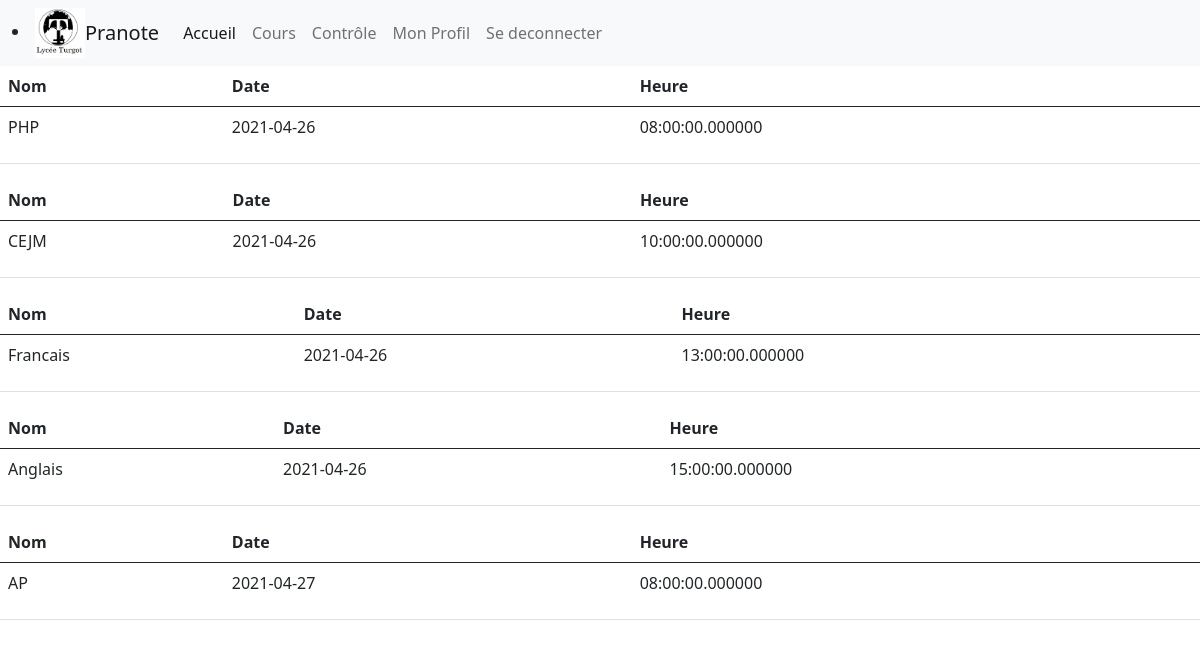
The app's page /Pranote/Controleur/cours.php (signed in) with its own data.
### tables this page shows
CREATE TABLE IF NOT EXISTS `cours` (
`NumCours` int(50) NOT NULL,
  `NomCours` varchar(50) DEFAULT NULL,
  `NUMEN` varchar(50) NOT NULL,
  `DateCours` date NOT NULL,
  `HeureCours` time(6) NOT NULL
);

### Pranote/Modele/dao.eleve.php (called while the page is built, shortened)
<?php
include_once "dao.authentification.inc.php";
class daoeleve{
    public static function getElevesByMailU($email) {
        try {
            $cnx = connexionpdo::connexionPDO();
            $req = $cnx->prepare("select * from eleve where email=:email");
            $req->bindValue(':email', $email, PDO::PARAM_STR);
            $req->execute();
            $resultat = $req->fetch(PDO::FETCH_ASSOC);
        } catch (PDOException $e) {
            print "Erreur !: " . $e->getMessage();
            die();
        }
        return $resultat;
    }
}
?>

### Pranote/Modele/dao.authentification.inc.php (called while the page is built, shortened)
<?php
include_once "dao.eleve.php";
Class daoautentification{
    public static function isLoggedOn() {
        $ret = false;
        if (isset($_SESSION["email"])) {
            $util = daoeleve::getElevesByMailU($_SESSION["email"]);
            if ($util["email"] == $_SESSION["email"] && $util["mdp"] == $_SESSION["mdp"]) {
                $ret = true;
            }
        }
        return $ret;
    }
}

### Pranote/Modele/cours.php (called while the page is built, shortened)
<?php
class cours{
    private $NomCours;
    private $DateCours;
    private $HeureCours;
    public function __construct($unNumcours, $unNomCours, $unNUMEN, $uneDateCours, $uneHeureCours){
        $this->NomCours=$unNomCours;
        $this->DateCours=$uneDateCours;
        $this->HeureCours=$uneHeureCours;
    }
    public function getNomCours(){
        return $this->NomCours;
    }
    public function getDateCours(){
        return $this->DateCours;
    }
    public function getHeureCours(){
        return $this->HeureCours;
    }
}

### Pranote/Modele/dao.cours.php (called while the page is built, shortened)
<?php
include_once 'Cours.php';
class daocours {
    public static function createCours(){
        try {
            $cnx = connexionpdo::connexionPDO();
            $req = $cnx->prepare("select * from cours");
            $req->execute();
            $ligne = $req->fetch(PDO::FETCH_ASSOC);
            while ($ligne) {
                $resultat[] = new Cours($ligne['NumCours'], $ligne['NomCours'], $ligne['NUMEN'], $ligne['DateCours'], $ligne['HeureCours']);
                $ligne = $req->fetch(PDO::FETCH_ASSOC);
        }
        } catch (PDOException $e) {
            print "Erreur !: " . $e->getMessage();
            die();
        }
        return $resultat;
    }
}

### Pranote/Vue/vueCours.php (the view, shortened to what this page needs)
<html>
<?php
        $i=0;
        while($i< count($ret)){
?>
<table class="table">
  <thead>
    <tr>
      <th scope="col">Nom</th>
      <th scope="col">Date</th>
      <th scope="col">Heure</th>
    </tr>
  </thead>
  <tbody>
    <tr>
      <td><p><?= $ret[$i]->getNomCours()?></p></td>
      <td><p><?= $ret[$i]->getDateCours()?></p></td>
      <td><p><?= $ret[$i]->getHeureCours()?></p></td>
    </tr>
  </tbody>
</table>
<?php
    $i++;
    }
?>
</html>

### Pranote/Vue/boot.html.php (shortened to what this page needs)
<!DOCTYPE html>
<html lang="en">
<head>
    <link href="https://cdn.jsdelivr.net/npm/bootstrap@5.0.0-beta3/dist/css/bootstrap.min.css" rel="stylesheet">
    <link rel="stylesheet" href="index.css" />
</head>
<body>
<nav class="navbar navbar-expand-lg navbar-light bg-light">
  <div class="container-fluid">
  <li><img src="Photos/logo3.jpg" alt="logo" width="50" /></li><a class="navbar-brand" href="#">Pranote</a>
    <div class="collapse navbar-collapse" id="navbarNavDropdown">
      <ul class="navbar-nav">
        <li class="nav-item">
          <a class="nav-link active" aria-current="page" href="./?action=accueil">Accueil</a>
        </li>
        <li class="nav-item">
          <a class="nav-link" href="./?action=Cours">Cours</a>
        </li>
        <li class="nav-item">
          <a class="nav-link" href="./?action=Controle">Contrôle</a>
        </li>
        <li class="nav-item">
        <a class="nav-link" href="./?action=Profil.php"> Mon Profil</a>
        </li>
        <li class="nav-item">
        <a class="nav-link" href="./?action=deconnexion">Se deconnecter</a>
        </li>
      </ul>
    </div>
  </div>
</nav>
</body>
</html>

### Pranote/Controleur/cours.php
<?php
include_once './modele/dao.cours.php';
$ret = daocours::createCours();
include "./Vue/boot.html.php";
if (daoautentification::isLoggedOn()){
    include "./Vue/vueCours.php";
    }
else {
    include "./vue/vueConnexion.php";
}

### records on screen
cours: NomCours "PHP", DateCours "2021-04-26", HeureCours "08:00:00.000000"
cours: NomCours "CEJM", DateCours "2021-04-26", HeureCours "10:00:00.000000"
cours: NomCours "Francais", DateCours "2021-04-26", HeureCours "13:00:00.000000"
cours: NomCours "Anglais", DateCours "2021-04-26", HeureCours "15:00:00.000000"
cours: NomCours "AP", DateCours "2021-04-27", HeureCours "08:00:00.000000"
